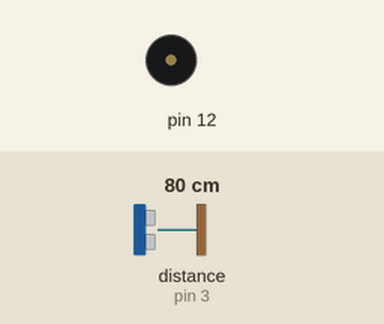
Simulated run of this sketch. Board: Arduino Uno, built with avr-gcc and run on an emulated ATmega328P. Parts: buzzer (waves = sounding). Wiring (inferred from the names in the program): ultrasonic range finder: trigger pin 2; echo pin 3. The test bench sets the inputs (shaded band); at power-on: distance to the obstacle (sensor on pin 3) 80 cm. The echo pulse lasts 58.3 µs per cm; what the sketch prints to the serial monitor is not drawn.

Above: at 1.5 s.
At 19.5 s:
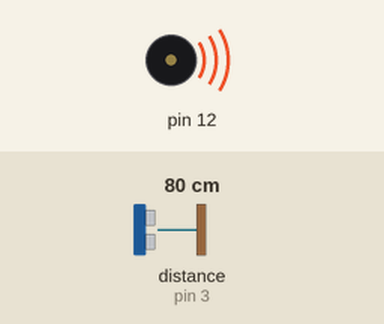
Timing chart, 0 to 20.8 s (numbered marks = the images above):
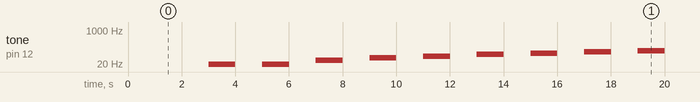

Measured:
- by itself, tone on pin 12: plays 10 Hz for 1.0 s, 20 Hz for 1.0 s, 30 Hz for 1.0 s, 40 Hz for 1.0 s, 50 Hz for 1.0 s, 60 Hz for 1.0 s … (64 notes in this stretch)

The sketch:

grand_krunk_leelo1.ino
```cpp
int
t=2;
int e=3;
void setup()
{
 Serial.begin(9600);
 pinMode(t,OUTPUT);
 pinMode(e,INPUT);
 pinMode(12,OUTPUT);
}
void loop()
{
 //ultrasonic sensor
 digitalWrite(t,LOW);
 digitalWrite(t,HIGH);
 delayMicroseconds(10);
 digitalWrite(t,LOW);
 float dur=pulseIn(e,HIGH);
 float dis=(dur*0.0343)/2;
 Serial.print("Distance is: ");
 Serial.println(dis);

 //LED ON
 if(dis>=100)
 {
 digitalWrite(8,HIGH);
 digitalWrite(7,HIGH);
 }

 //Buzzer For ultrasonic Sensor
 if(dis>=100)
 {
 for(int i=0; i<=30000; i=i+10)
 {
 tone(12,i);
 delay(1000);
 noTone(12);
 delay(1000);
 }
 }


 //Temperate Sensor
 double a= analogRead(A0);
 double t=(((a/1024)*5)-0.5)*100;
 Serial.print("Temp Value: ");
 Serial.println(t);
 delay(1000);


 //LED ON
 if(t>=100)
 {
 digitalWrite(8,HIGH);
 digitalWrite(7,HIGH);
 }

 //Buzzer for Temperature Sensor
 if(t>=100)
 {
 for(int i=0; i<=30000; i=i+10)
 {
 tone(12,i);
 delay(1000);
 noTone(12);
 delay(1000);
 }
 }
 //LED OFF
 if(t<100)
 {
 digitalWrite(8,LOW);
 digitalWrite(7,LOW);
 }
}
```
